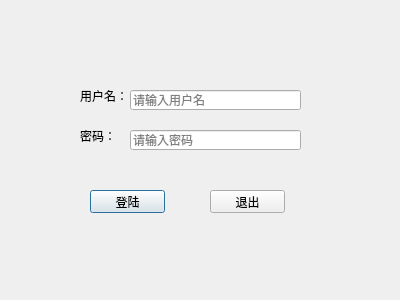
<?xml version="1.0" encoding="UTF-8"?>
<ui version="4.0">
 <class>LoginDialog</class>
 <widget class="QDialog" name="LoginDialog">
  <property name="geometry">
   <rect>
    <x>0</x>
    <y>0</y>
    <width>400</width>
    <height>300</height>
   </rect>
  </property>
  <property name="windowTitle">
   <string>Dialog</string>
  </property>
  <widget class="QPushButton" name="loginBtn">
   <property name="geometry">
    <rect>
     <x>90</x>
     <y>190</y>
     <width>75</width>
     <height>23</height>
    </rect>
   </property>
   <property name="text">
    <string>登陆</string>
   </property>
  </widget>
  <widget class="QPushButton" name="exitBtn">
   <property name="geometry">
    <rect>
     <x>210</x>
     <y>190</y>
     <width>75</width>
     <height>23</height>
    </rect>
   </property>
   <property name="text">
    <string>退出</string>
   </property>
  </widget>
  <widget class="QLabel" name="label">
   <property name="geometry">
    <rect>
     <x>80</x>
     <y>90</y>
     <width>54</width>
     <height>12</height>
    </rect>
   </property>
   <property name="text">
    <string>用户名：</string>
   </property>
  </widget>
  <widget class="QLabel" name="label_2">
   <property name="geometry">
    <rect>
     <x>80</x>
     <y>130</y>
     <width>54</width>
     <height>12</height>
    </rect>
   </property>
   <property name="text">
    <string>密码：</string>
   </property>
  </widget>
  <widget class="QLineEdit" name="usrLineEdit">
   <property name="geometry">
    <rect>
     <x>130</x>
     <y>90</y>
     <width>171</width>
     <height>20</height>
    </rect>
   </property>
   <property name="placeholderText">
    <string>请输入用户名</string>
   </property>
  </widget>
  <widget class="QLineEdit" name="pwdLineEdit">
   <property name="geometry">
    <rect>
     <x>130</x>
     <y>130</y>
     <width>171</width>
     <height>20</height>
    </rect>
   </property>
   <property name="echoMode">
    <enum>QLineEdit::Password</enum>
   </property>
   <property name="placeholderText">
    <string>请输入密码</string>
   </property>
  </widget>
 </widget>
 <resources/>
 <connections>
  <connection>
   <sender>exitBtn</sender>
   <signal>clicked()</signal>
   <receiver>LoginDialog</receiver>
   <slot>close()</slot>
   <hints>
    <hint type="sourcelabel">
     <x>477</x>
     <y>331</y>
    </hint>
    <hint type="destinationlabel">
     <x>199</x>
     <y>149</y>
    </hint>
   </hints>
  </connection>
 </connections>
</ui>
